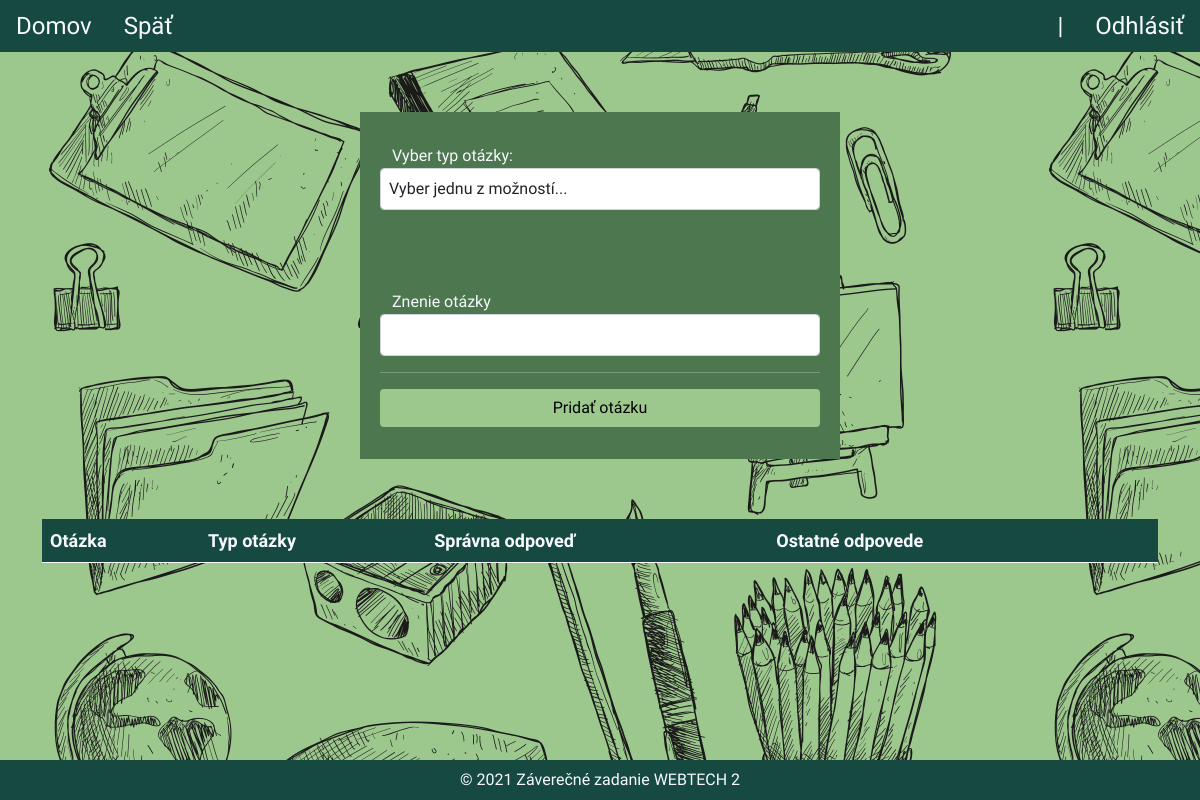
The page /testOverview.php?code=85734 on the database as committed earlier.
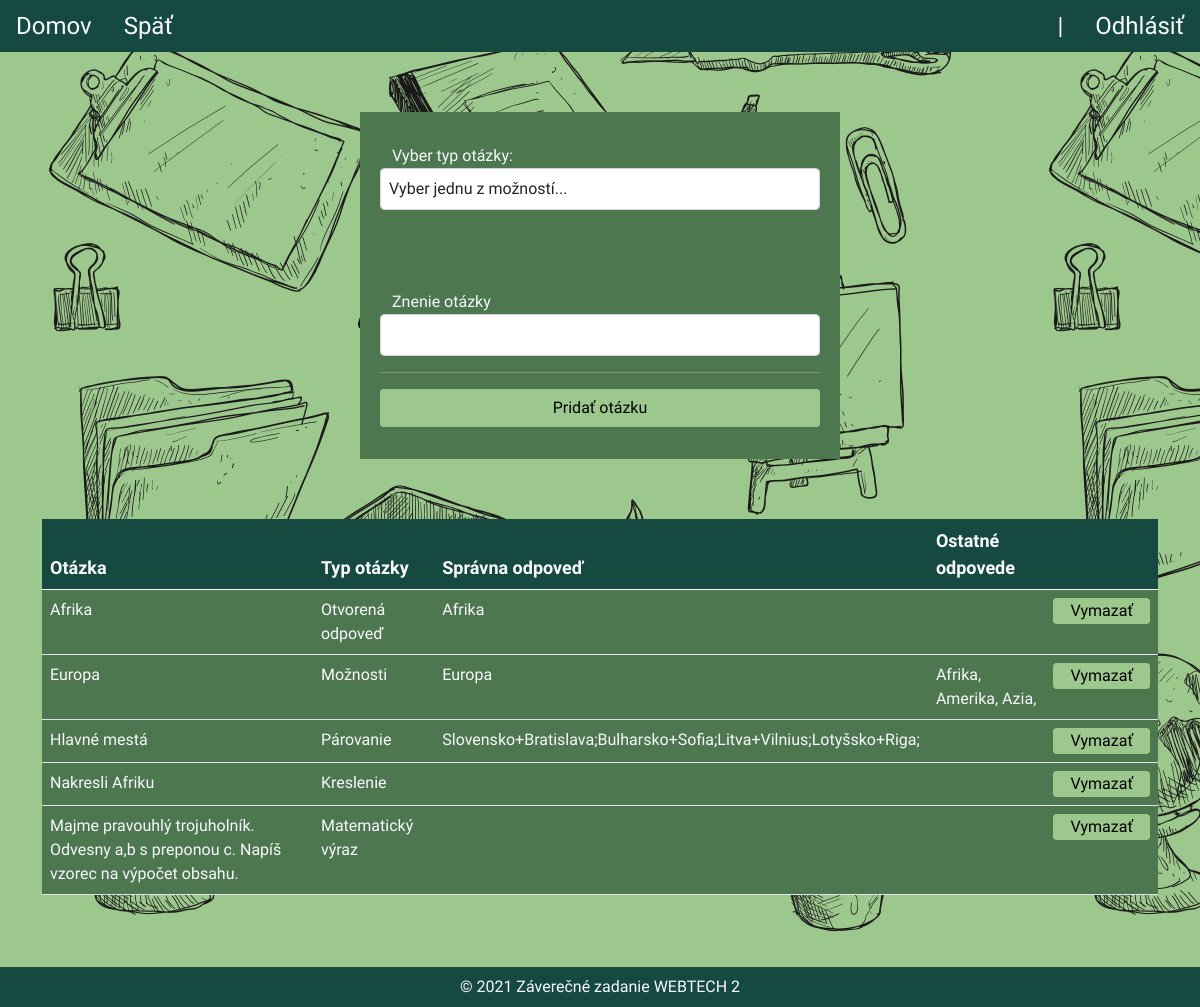
The same page on the database as committed later.
### tables this page shows
CREATE TABLE `questions` (
  `id` int UNSIGNED NOT NULL,
  `question` varchar(512) NOT NULL,
  `type_id` int NOT NULL,
  `correct_answer_id` varchar(512) DEFAULT NULL,
  `all_answers_id` varchar(512) DEFAULT NULL
);

CREATE TABLE `no_question_type` (
  `id` int UNSIGNED NOT NULL,
  `type` varchar(64) NOT NULL
);

CREATE TABLE `answers` (
  `id` int UNSIGNED NOT NULL,
  `answer` varchar(512) NOT NULL,
  `is_correct` tinyint DEFAULT NULL
);

### testOverview.php (the view, shortened to what this page needs)
<?php
$conn = (new Database())->createConnection();
require_once "partials/header.php";
echo getHead('Úprava testu');
echo getHeaderTeacher($_SESSION['name'], $_SESSION['surname'], $_SESSION["loginType"]); ?>
    <div class="container addTest">
        <div class="row">
            <div class="container-login">
                <div class="h-100 row align-items-center greenBack">
                    <label for="questionType"><b>Vyber typ otázky:</b></label>
                    <select class="form-control" name="questionType" id="questionType">
                        <option value="">Vyber jednu z možností...</option>
                    </select>
                </div>
            </div>
            <div class="container-login">
                <div class="h-100 row align-items-center greenBack">
                    <label for="question"><b>Znenie otázky</b></label>
                    <input class="form-control" type="text" id="question" name="question" required>
                    <hr>
                    <input type="button" class="btn btn-login" value="Pridať otázku" id="addQuestion">
                </div>
            </div>
        </div>
    </div>
    <div class="container">
        <div class="row">
            <div class="col-md-12 table-responsive">
                <table class="table" id="questionsOverview">
                    <thead>
                    <tr>
                        <th>Otázka</th>
                        <th>Typ otázky</th>
                        <th>Správna odpoveď</th>
                        <th>Ostatné odpovede</th>
                        <th></th>
                    </tr>
                    </thead>
                    <tbody>
                    <?php
                    $test = $conn->prepare("select * from tests where code = :code");
                    $test->bindParam(':code', $_GET['code']);
                    $test->execute();
                    $test = $test->fetch();
                    if ($test['question_id'] != "") {
                        $question_ids = explode(",", $test['question_id']);
                        $stmGetQuestion = $conn->prepare("SELECT q.*,qt.type FROM questions q
    join no_question_type qt on q.type_id = qt.id
    WHERE q.id = :id");
                        $stmGetAnswer = $conn->prepare("SELECT * FROM answers WHERE id = :id");
                        foreach ($question_ids as $id) {
                            $stmGetQuestion->bindParam(':id', $id);
                            $stmGetQuestion->execute();
                            $question = $stmGetQuestion->fetch();
                            $questionType = $question['type_id'];
                            switch ($questionType) {
                                case "1":
                                    $stmGetAnswer->bindParam(':id', $question['correct_answer_id']);
                                    $stmGetAnswer->execute();
                                    $correctAnswer = $stmGetAnswer->fetch();
                                    ?>
                                    <tr id="<?php echo $question['id']; ?>">
                                        <td><?php echo $question['question']; ?></td>
                                        <td><?php echo $question['type']; ?></td>
                                        <td><?php echo $correctAnswer['answer']; ?></td>
                                        <td><?php ?></td>
                                        <td><input type="button" class="btn btn-login btn-table" value="Vymazať" onclick="deleteQuestion()"></td>
                                    </tr>
                                    <?php
                                    break;
                                case "2":
                                    $stmGetAnswer->bindParam(':id', $question['correct_answer_id']);
                                    $stmGetAnswer->execute();
                                    $correctAnswer = $stmGetAnswer->fetch();
                                    $otherAnswersIds = explode(",", $question['all_answers_id']);
                                    $otherAnswers = array();
                                    foreach ($otherAnswersIds as $answerId) {
                                        $stmGetAnswer->bindParam(':id', $answerId);
                                        $stmGetAnswer->execute();
                                        $answer = $stmGetAnswer->fetch();
                                        array_push($otherAnswers, $answer['answer']);
                                    }
                                    ?>
                                    <tr id="<?php echo $question['id']; ?>">
                                        <td><?php echo $question['question']; ?></td>
                                        <td><?php echo $question['type']; ?></td>
                                        <td><?php echo $correctAnswer['answer']; ?></td>
                                        <td><?php foreach ($otherAnswers as $answer) {
                                                echo $answer . ', ';
                                            } ?></td>
                                        <td><input type="button" class="btn btn-login btn-table" value="Vymazať" onclick="deleteQuestion()"></td>
                                    </tr>
                                    <?php
                                    break;
                                case "3":
                                    $stmGetAnswer->bindParam(':id', $question['correct_answer_id']);
                                    $stmGetAnswer->execute();
                                    $correctAnswer = $stmGetAnswer->fetch();
                                    $arrPairs = explode("&", $correctAnswer['answer']);
                                    $matches = explode("~", $arrPairs[0]);
                                    $answers = explode("~", $arrPairs[1]);
                                    ?>
                                    <tr id="<?php echo $question['id']; ?>">
                                        <td><?php echo $question['question']; ?></td>
                                        <td><?php echo $question['type']; ?></td>
                                        <td><?php for ($i = 0; $i < sizeof($matches); $i++) echo $matches[$i] . '+' . $answers[$i] . ';'; ?></td>
                                        <td><?php ?></td>
                                        <td><input type="button" class="btn btn-login btn-table" value="Vymazať" onclick="deleteQuestion()"></td>
                                    </tr>
                                    <?php
                                    break;
                                case "4":
                                case "5":
                                    ?>
                                    <tr id="<?php echo $question['id']; ?>">
                                        <td><?php echo $question['question']; ?></td>
                                        <td><?php echo $question['type']; ?></td>
                                        <td><?php ?></td>
                                        <td><?php ?></td>
                                        <td><input type="button" class="btn btn-login btn-table" value="Vymazať" onclick="deleteQuestion()"></td>
                                    </tr>
                                    <?php
                                    break;
                            }
                        }
                    }
                    ?>
                    </tbody>
                </table>
            </div>
        </div>
    </div>
<?php echo getFooter(); ?>

### partials/header.php (shortened to what this page needs)
<?php
function getHead($pageTitle)
{
    return <<<HTML
<!doctype html>
<html lang="en">
<head>
    <meta charset="UTF-8">
    <meta name="viewport"
          content="width=device-width, user-scalable=no, initial-scale=1.0, maximum-scale=1.0, minimum-scale=1.0">
    <meta http-equiv="X-UA-Compatible" content="ie=edge">
    <title>{$pageTitle}</title>
    <script src="https://ajax.googleapis.com/ajax/libs/jquery/3.5.1/jquery.min.js"></script>
    <script src="https://cdnjs.cloudflare.com/ajax/libs/jsPlumb/2.15.5/js/jsplumb.min.js"></script>
    <link href="https://cdn.jsdelivr.net/npm/bootstrap@5.0.0/dist/css/bootstrap.min.css" rel="stylesheet">
    <script src="https://cdn.jsdelivr.net/npm/bootstrap@5.0.0/dist/js/bootstrap.bundle.min.js"></script>
    <script src="//cdn.datatables.net/1.10.24/js/jquery.dataTables.min.js"></script>
    <link rel="stylesheet" href="//cdn.datatables.net/1.10.24/css/jquery.dataTables.min.css">
    <script src="assets/js/script.js"></script>
    <link rel="stylesheet" href="assets/css/style.css">
    <link rel="stylesheet" href="assets/css/partials/margins.css">
    <link href="https://fonts.googleapis.com/css?family=Quicksand:300,500" rel="stylesheet">
    <script src="assets/drawingboard.js-master/dist/drawingboard.js"></script>
    <link rel="stylesheet" type="text/css" href="assets/drawingboard.js-master/dist/drawingboard.css">
    <link rel="stylesheet" type="text/css" href="https://cdnjs.cloudflare.com/ajax/libs/mathquill/0.10.1/mathquill.min.css">
    <script src="https://cdnjs.cloudflare.com/ajax/libs/mathquill/0.10.1/mathquill.min.js" type="text/javascript"></script>
</head>
<body>
HTML;
}
function getHeaderTeacher($name, $surname, $typeLogin){
    return <<<HTML
<header>
    <ul class="nav">
        <li class="nav-item">
            <a class="nav-link active" aria-current="page" href="domov.php"><b>Domov</b></a>
        </li>
        <li class="nav-item">
            <a class="nav-link" href="javascript:history.back()">Späť</a>
        </li>
    </ul>
    <ul class="nav">
        <li class="nav-item navRight">
            <span id="noHover" class="nav-link"><b>$typeLogin |</b> $name $surname</span>
        </li>
        <li class="nav-item navRight">
            <a class="nav-link" href="logout.php">Odhlásiť</a>
        </li>
    </ul>
</header>
HTML;
}
function getFooter(){
    return <<<HTMl
<footer>
    <span>&copy; 2021 Záverečné zadanie WEBTECH 2</span>
</footer>
</body>
</html>
HTMl;
}

### assets/css/style.css (style rules this page uses)
* { margin: 0; padding: 0; border: 0; box-sizing: border-box; }
body { background-color: #9dc88d; background-image: url("back.png"); font-family: 'Quicksand', sans-serif; font-weight: 300; }
header { background-color: #164a41; display: flex; justify-content: space-between; }
.nav-link { color: ghostwhite; font-size: x-large; }
.navRight { text-align: right; }
footer { background-color: #164a41; color: ghostwhite; position: fixed; bottom: 0; z-index: 200; width: 100%; padding: 0.5rem; text-align: center; }
.btn { background-color: #4d774e; color: ghostwhite; }
.btn-login { background-color: #9dc88d; color: black; }
.container { margin-top: 5%; }
.container-login { background-color: #4d774e; color: ghostwhite; padding: 2rem; }
.addTest { width: 30rem; }
.form-control { padding: 0.5rem; margin-bottom: 1rem; }
a { text-decoration: none; color: ghostwhite; }
.table { background-color: #4d774e; padding: 1rem; color: ghostwhite; }
thead { font-weight: bold; font-size: large; background-color: #164a41; }
td { font-size: medium; }
.btn-table { padding: 0; padding-right: 1rem; padding-left: 1rem; }
.greenBack { background-color: #4d774e; }

Rows that differ between the two databases and show on the page:
added questions: question "Afrika", no_question_type.type "Otvorená odpoveď", answers.answer "Afrika"
added questions: question "Europa", no_question_type.type "Možnosti", answers.answer "Europa", answer "Afrika", answer "Amerika", answer "Azia"
added questions: question "Hlavné mestá", no_question_type.type "Párovanie", answers.answer "Slovensko", answers.answer "Bratislava", answers.answer "Bulharsko", answers.answer "Sofia", answers.answer "Litva", answers.answer "Vilnius", answers.answer "Lotyšsko", answers.answer "Riga"
added questions: question "Nakresli Afriku", no_question_type.type "Kreslenie"
added questions: question "Majme pravouhlý trojuholník. Odvesny a,b s preponou c. Napíš vzorec na výpočet obsahu.", no_question_type.type "Matematický výraz"
